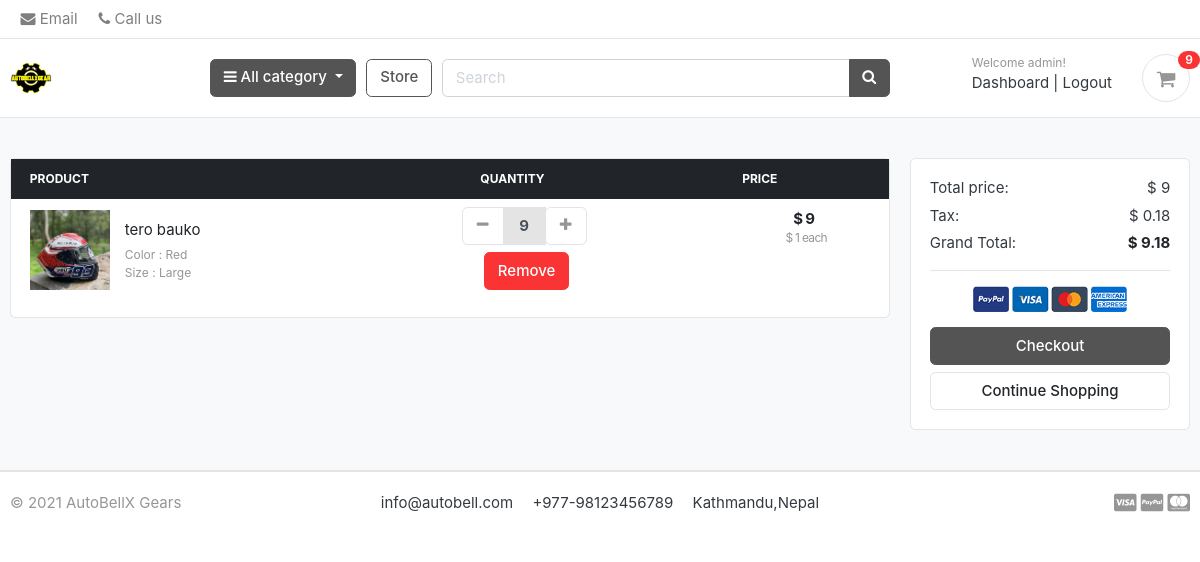
Before: /cart/ (signed in) with the older database file.
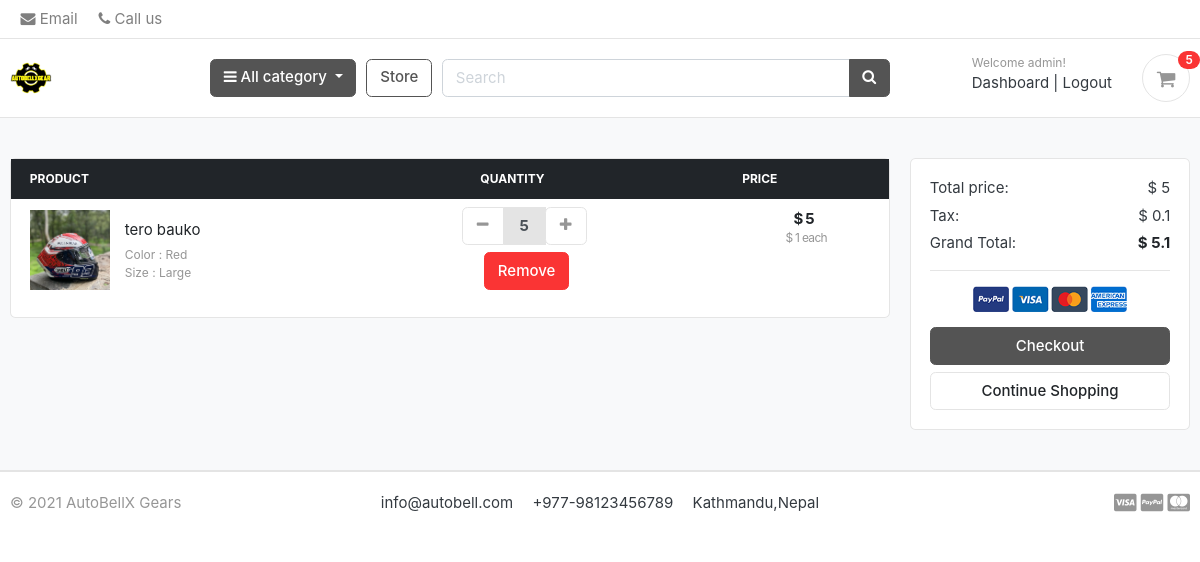
After: the same page with the newer database file.
### accounts/models.py (models this page shows, shortened)
class Account(AbstractBaseUser):
    first_name      = models.CharField(max_length=50)
    last_name       = models.CharField(max_length=50)
    username        = models.CharField(max_length=50, unique=True)
    email           = models.EmailField(max_length=100, unique=True)
    phone_number    = models.CharField(max_length=50)
    date_joined     = models.DateTimeField(auto_now_add=True)
    last_login      = models.DateTimeField(auto_now_add=True)
    is_admin        = models.BooleanField(default=False)
    is_staff        = models.BooleanField(default=False)
    is_active        = models.BooleanField(default=False)
    is_superadmin        = models.BooleanField(default=False)
    USERNAME_FIELD = 'email'
    REQUIRED_FIELDS = ['username', 'first_name', 'last_name']
    objects = MyAccountManager()

### carts/models.py (models this page shows, shortened)
class CartItem(models.Model):
    user = models.ForeignKey(Account, on_delete=models.CASCADE, null=True)
    product = models.ForeignKey(Product, on_delete=models.CASCADE)
    variations = models.ManyToManyField(Variation, blank=True)
    cart    = models.ForeignKey(Cart, on_delete=models.CASCADE, null=True)
    quantity = models.IntegerField()
    is_active = models.BooleanField(default=True)
    def sub_total(self):
        return self.product.price * self.quantity

### store/models.py (models this page shows, shortened)
class Product(models.Model):
    product_name    = models.CharField(max_length=200, unique=True)
    slug            = models.SlugField(max_length=200, unique=True)
    description     = models.TextField(max_length=500, blank=True)
    price           = models.IntegerField()
    images          = models.ImageField(upload_to='photos/products')
    stock           = models.IntegerField()
    is_available    = models.BooleanField(default=True)
    category        = models.ForeignKey(Category, on_delete=models.CASCADE)
    created_date    = models.DateTimeField(auto_now_add=True)
    modified_date   = models.DateTimeField(auto_now=True)
    def get_url(self):
        return reverse('product_detail', args=[self.category.slug, self.slug])

class Variation(models.Model):
    product = models.ForeignKey(Product, on_delete=models.CASCADE)
    variation_category = models.CharField(max_length=100, choices=variation_category_choice)
    variation_value     = models.CharField(max_length=100)
    is_active           = models.BooleanField(default=True)
    created_date        = models.DateTimeField(auto_now=True)
    objects = VariationManager()

### carts/views.py (the view)
# urls.py: path('', views.cart, name='cart'),
def cart(request, total=0, quantity=0, cart_items=None):
    try:
        tax = 0
        grand_total = 0
        if request.user.is_authenticated:
            cart_items = CartItem.objects.filter(user=request.user, is_active=True)
        else:
            cart = Cart.objects.get(cart_id=_cart_id(request))
            cart_items = CartItem.objects.filter(cart=cart, is_active=True)
        for cart_item in cart_items:
            total += (cart_item.product.price * cart_item.quantity)
            quantity += cart_item.quantity
        tax = (2 * total)/100
        grand_total = total + tax
    except ObjectDoesNotExist:
        pass #just ignore
    context = {
        'total': total,
        'quantity': quantity,
        'cart_items': cart_items,
        'tax'       : tax,
        'grand_total': grand_total,
    }
    return render(request, 'store/cart.html', context)

### carts/context_processors.py (called while the page is built)
def counter(request):
    cart_count = 0
    if 'admin' in request.path:
        return {}
    else:
        try:
            cart = Cart.objects.filter(cart_id=_cart_id(request))
            if request.user.is_authenticated:
                cart_items = CartItem.objects.all().filter(user=request.user)
            else:
                cart_items = CartItem.objects.all().filter(cart=cart[:1])
            for cart_item in cart_items:
                cart_count += cart_item.quantity
        except Cart.DoesNotExist:
            cart_count = 0
    return dict(cart_count=cart_count)

### carts/views.py (called while the page is built)
def _cart_id(request):
    cart = request.session.session_key
    if not cart:
        cart = request.session.create()
    return cart

### category/context_processors.py (called while the page is built)
def menu_links(request):
    links = Category.objects.all()
    return dict(links=links)

### category/models.py (called while the page is built)
    def get_url(self):
            return reverse('products_by_category', args=[self.slug])

### templates/store/cart.html (shortened to what this page needs)
{% extends 'base.html' %}
{% load static %}
{% block content %}
<section class="section-content padding-y bg">
<div class="container">
{% if not cart_items %}
    <h2 class="text-center">Your Shopping Cart is Empty</h2>
    <br>
    <div class="text-center">
        <a href="{% url 'store' %}" class="btn btn-secondary">Continue Shopping</a>
    </div>
{% else %}
<div class="row">
    <aside class="col-lg-9">
<div class="card">
<table class="table table-borderless table-shopping-cart">
<thead class="text-white thead-dark">
<tr class="small text-uppercase">
  <th scope="col">Product</th>
  <th scope="col" >Quantity</th>
  <th scope="col" >Price</th>
</tr>
</thead>
<tbody>
{% for cart_item in cart_items %}
<tr>
    <td>
        <figure class="itemside align-items-center">
            <div class="aside"><img src="{{ cart_item.product.images.url }}" class="img-sm"></div>
            <figcaption class="info">
                <a href="{{ cart_item.product.get_url }}" class="title text-dark">{{ cart_item.product.product_name }}</a>
                <p class="text-muted small">
                    {% if cart_item.variations.all %}
                        {% for item in cart_item.variations.all %}
                            {{ item.variation_category | capfirst }} : {{ item.variation_value | capfirst }} <br>
                        {% endfor %}
                    {% endif %}
                </p>
            </figcaption>
        </figure>
    </td>
    <td class="p-0 pt-2">
                    <div class="">
                        <div class="input-group input-spinner">
                            <div class="input-group-prepend">
                            <a href="{% url 'remove_cart' cart_item.product.id cart_item.id %}" class="btn btn-light" type="button" id="button-plus"> <i class="fa fa-minus"></i> </a>
                            </div>
                            <input disabled type="text" class="form-control"  value="{{ cart_item.quantity }}">
                            <div class="input-group-append">
                                <form action="{% url 'add_cart' cart_item.product.id %}" method="POST">
                                    <button class="btn btn-light" type="submit" id="button-minus"> <i class="fa fa-plus"></i> </button>
                                </form>
                            </div>
                        </div>
                    </div>
                    <a href="{% url 'remove_cart_item' cart_item.product.id cart_item.id %}" onclick="return confirm('Are you sure you want to delete this item?')" class="btn btn-md btn-danger text-center ml-4 mt-2"> Remove</a>
    </td>
    <td>
        <div class="price-wrap text-center">
            <var class="price ">$ {{ cart_item.sub_total }}</var>
            <small class="text-muted"> $ {{ cart_item.product.price }} each </small>
        </div>
    </td>
</tr>
{% endfor %}
</tbody>
</table>
</div>
    </aside>
    <aside class="col-lg-3">
        <div class="card">
        <div class="card-body">
            <dl class="dlist-align">
              <dt>Total price:</dt>
              <dd class="text-right">$ {{total}}</dd>
            </dl>
            <dl class="dlist-align">
              <dt>Tax:</dt>
              <dd class="text-right"> $ {{tax}}</dd>
            </dl>
            <dl class="dlist-align">
              <dt>Grand Total:</dt>
              <dd class="text-right text-dark b"><strong>$ {{grand_total}}</strong></dd>
            </dl>
            <hr>
            <p class="text-center mb-3">
                <img src="{% static './images/misc/payments.png' %}" height="26">
            </p>
            <a href="{% url 'checkout' %}" class="btn btn-secondary btn-block"> Checkout </a>
            <a href="{% url 'store' %}" class="btn btn-light btn-block">Continue Shopping</a>
        </div>
        </div>
</aside>
</div>
{% endif %}
</div>
</section>
{% endblock %}

### templates/base.html (shortened to what this page needs)
{% load static %}
<!DOCTYPE HTML>
<html lang="en">
<head>
<link href="{% static 'css/bootstrap.css' %}" rel="stylesheet" type="text/css"/>
<link href="{% static 'fonts/fontawesome/css/all.min.css' %}" type="text/css" rel="stylesheet">
<link href="{% static 'css/ui.css' %}" rel="stylesheet" type="text/css"/>
<link href="{% static 'css/responsive.css' %}" rel="stylesheet" media="only screen and (max-width: 1200px)" />
<link href="{% static 'css/custom.css' %}" rel="stylesheet" type="text/css"/>
<link rel="stylesheet" href="https://cdnjs.cloudflare.com/ajax/libs/font-awesome/4.7.0/css/font-awesome.min.css">
</head>
<body>
  {% include 'includes/navbar.html' %}
  {% block content %}{% endblock %}
{% include 'includes/footer.html' %}

### templates/includes/navbar.html (shortened to what this page needs)
{% load static %}
<header class="section-header">
<nav class="navbar p-md-0 navbar-expand-sm navbar-light border-bottom">
<div class="container">
  <div class="collapse navbar-collapse" id="navbarTop4">
    <ul class="navbar-nav">
    <li><a href="#" class="nav-link"> <i class="fa fa-envelope"></i> Email </a></li>
    <li><a href="#" class="nav-link"> <i class="fa fa-phone"></i> Call us </a></li>
  </ul>
  </div>
</div>
</nav>
<section class="header-main border-bottom">
  <div class="container">
<div class="row align-items-center">
  <div class="col-lg-2 col-md-3 col-6">
    <a href="{% url 'home' %}" class="brand-wrap">
      <img class="logo" src="{% static './images/index.png' %}">
    </a>
  </div>
  <div class="col-lg col-sm col-md col-6 flex-grow-0" id="categories">
    <div class="category-wrap dropdown d-inline-block float-right" id="category">
      <button type="button" class="btn btn-secondary dropdown-toggle" data-toggle="dropdown">
        <i class="fa fa-bars"></i> All category
      </button>
    </div>
  </div>
  <a href="{% url 'store' %}" class="btn btn-outline-secondary" id="store">Store</a>
  <div class="col-lg  col-md-6 col-sm-12 col" id="search">
    <form action="{% url 'search' %}" class="search" method='GET'>
      <div class="input-group w-100" id="searchbar">
          <input type="text" class="form-control" style="width:60%;" placeholder="Search" name="keyword">
          <div class="input-group-append">
            <button class="btn btn-secondary" type="submit">
              <i class="fa fa-search"></i>
            </button>
          </div>
        </div>
    </form>
  </div>
  <div class="col-lg-3 col-sm-6 col-8 order-2 order-lg-3">
        <div class="d-flex justify-content-end mb-3 mb-lg-0">
          {% if user.id is None %}
          <div class="widget-header" id="widget">
          <div id="nav-widget">
              <small class="title text-muted" >Welcome guest!</small>
              <a href="{% url 'login' %}"><i class="far fa-user-circle pl-2"></i>Login</a>
          </div>
          </div>
          {% else %}
          <div class="widget-header">
            <small class="title text-muted">Welcome {{user.first_name}}!</small>
            <div>
              <a href="{% url 'dashboard' %}">Dashboard</a> <span class="dark-transp"> | </span>
              <a href="{% url 'logout' %}"> Logout</a>
            </div>
          </div>
          {% endif %}
          <a href="{% url 'cart' %}" class="widget-header pl-3 ml-3" id="nav-cart">
            <div class="icon icon-sm rounded-circle border cart-head"><i class="fa fa-shopping-cart"></i></div>
            <span class="badge badge-pill badge-warning notify" id="count">{{cart_count}}</span>
          </a>
        </div>
      </div>
</div>
  </div>
</section>
</header>

### templates/includes/footer.html
<footer class="section-footer border-top">
	<div class="container">
		<section class="footer-bottom border-top row">
			<div class="col-md-2">
				<p class="text-muted"> &copy 2021 AutoBellX Gears </p>
			</div>
			<div class="col-md-8 text-md-center">
				<span  class="px-2">info@autobell.com</span>
				<span  class="px-2">+977-98123456789</span>
				<span  class="px-2">Kathmandu,Nepal</span>
			</div>
			<div class="col-md-2 text-md-right text-muted">
				<i class="fab fa-lg fa-cc-visa"></i>
				<i class="fab fa-lg fa-cc-paypal"></i>
				<i class="fab fa-lg fa-cc-mastercard"></i>
			</div>
		</section>
	</div>
</footer>

### static/css/ui.css (style rules this page uses)
html { font-family: "Inter", sans-serif; font-size: 15px; }
.price-wrap { letter-spacing: -0.7px; }
.icon-xs, .icon-sm, .icon-md, .icon-lg { display: inline-block; text-align: center; flex-shrink: 0; flex-grow: 0; }
.icon-sm { width: 48px; height: 48px; line-height: 48px !important; font-size: 20px; }
.img-xs, .img-sm, .img-md, .img-lg { -o-object-fit: cover; object-fit: cover; flex-shrink: 0; flex-grow: 0; }
.img-sm { width: 80px; height: 80px; }
.padding-y { padding-top: 40px; padding-bottom: 40px; }
var { font-style: normal; }
figure { margin-bottom: 0; }
.bg { background-color: #f8f9fa; }
.b { font-weight: 600; }
p:last-child { margin-bottom: 0; }
.header-main { position: relative; padding-top: 1rem; padding-bottom: 1rem; }
.brand-wrap .logo, .navbar-brand .logo { margin-right: 7px; max-height: 42px; display: inline-block; }
.widget-header { display: inline-block; vertical-align: middle; position: relative; }
.widget-header a { color: #343a40; }
.widget-header i { color: #969696; }
.widget-header .title { display: block; }
.widget-header .notify { position: absolute; top: -3px; right: -10px; }
.footer-bottom { padding-top: 20px; padding-bottom: 20px; }
.btn-light { background-color: #fff; border-color: #e4e4e4; }
.btn-light i { color: #969696; }
.itemside { position: relative; display: flex; width: 100%; }
.itemside .aside { position: relative; flex-shrink: 0; }
.itemside .info { padding-left: 15px; padding-right: 7px; }
.itemside p { margin-bottom: 0; }
.itemside .title { display: block; margin-bottom: 5px; color: #212529; }
[class*=dlist-] { margin-bottom: 5px; }
[class*=dlist-] dd { margin-bottom: 0; }
.dlist-align { display: flex; }
.dlist-align dt { width: 150px; word-wrap: break-word; font-weight: normal; }
.dlist-align dd { flex-grow: 1; }
.notify { position: absolute; top: -4px; right: -10px; display: inline-block; padding: 0.25em 0.6em; font-size: 12px; line-height: 1; text-align: center; border-radius: 3rem; color: #fff; background-color: #fa3434; }
.price { font-weight: 600; color: #212529; }
.input-spinner { width: 125px; flex-wrap: nowrap; display: inline-flex; vertical-align: middle; }
.input-spinner input.form-control { text-align: center; max-width: 46px; font-weight: bold; flex-basis: 46px; border-color: #e4e4e4; flex-grow: 0; }
.input-spinner .btn { width: 42px; text-align: center; padding-left: 0.5rem; padding-right: 0.5rem; }
.table-shopping-cart.table td, .table-shopping-cart.table th { padding-left: 1.25rem; padding-right: 1.25rem; }
.table-shopping-cart .price-wrap { line-height: 1.2; }
.table-shopping-cart .price { font-weight: bold; margin-right: 5px; display: block; }

Changed rows visible on the page:
changed CartItem "tero bauko": quantity "9" → "5"; sub_total "9" → "5"
Other visible differences:
{{ cart_count }}: "9" → "5"
{{ total }}: "9" → "5"
{{ tax }}: "0.18" → "0.1"
{{ grand_total }}: "9.18" → "5.1"
